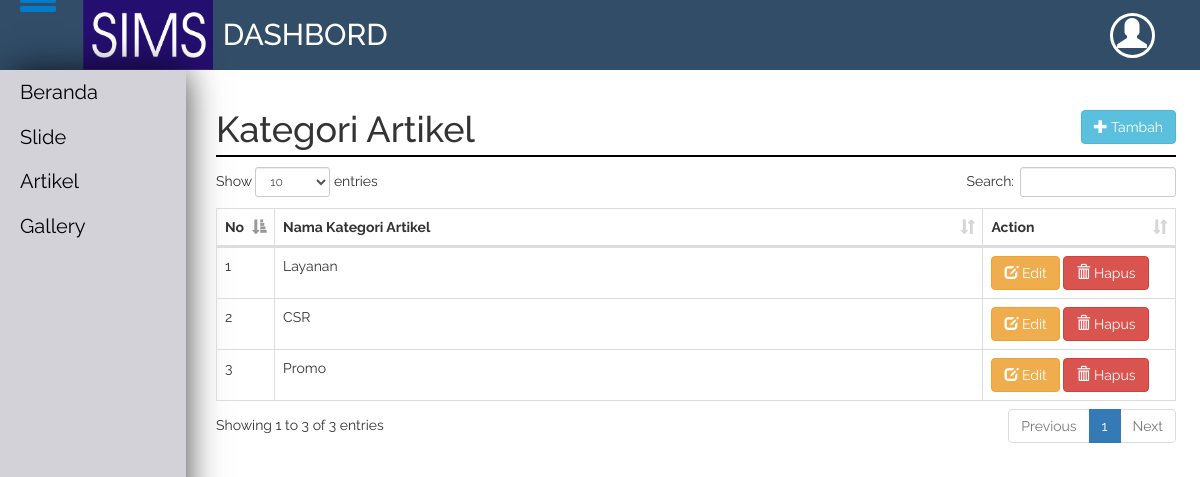
/admin/page/kategori_artikel, run on the app's committed database.
### tables this page shows
CREATE TABLE `kategori_artikel` (
  `id_kategori_artikel` varchar(100) NOT NULL,
  `nama_kategori_artikel` varchar(200) NOT NULL
);

### application/controllers/Admin.php (called while the page is built, shortened)
<?php
	class admin extends CI_Controller{
		function __construct(){
			$this->load->model('model_cleo');
		}
		function page(){
			$page = $this->uri->segment(3);
			$data['page']=$page;
			if($page == 'slide'){
				$data['tmp_slide']=$this->model_cleo->tmp_slide()->result();
				$this->load->view('index',$data);
			}else if($page == 'artikel'){
				$tmp_artikel = $this->db->query("SELECT * FROM artikel,kategori_artikel WHERE artikel.id_kategori_artikel = kategori_artikel.id_kategori_artikel");
				$data['tmp_artikel'] = $tmp_artikel->result();
				$this->load->view('index',$data);
			}else if($page == 'kategori_galery'){
				$data['tmp_kategori_galery']=$this->model_cleo->tmp_kategori_galery()->result();
				$this->load->view('index',$data);
			}else if($page == 'galery'){
				$tmp_galery = $this->db->query("SELECT * FROM galery,kategori_galery WHERE galery.id_kategori_galery = kategori_galery.id_kategori_galery");
				$data['tmp_galery'] = $tmp_galery->result();
				$this->load->view('index',$data);
			}else if($page == 'kategori_artikel'){
				$data['tmp_kategori_artikel'] = $this->model_cleo->tmp_kategori_artikel()->result();
				$this->load->view('index',$data);
			}else if($page == 'f_kategori_artikel'){
				$f_kategori_artikel = $this->uri->segment(4);
				if(empty($f_kategori_artikel)){
					$data['status'] = 'simpan';
					$data['value'] = 'Simpan';
					$data['judul'] = 'Input Data Kategori Artikel';
					$data['open'] = 'admin/simpan_kategori_artikel';
					$data['kode'] = $this->model_cleo->id_kategori_artikel();
				}else{
					$data['status'] = 'edit';
					$data['value'] = 'Edit';
					$data['judul'] = 'Edit Data Kategori Artikel';
					$data['open'] = 'admin/edit_kategori_artikel';
					$data['hsl'] = $this->model_cleo->qw("kategori_artikel","WHERE id_kategori_artikel = '$f_kategori_artikel'");
				}
				$this->load->view('index',$data);
			}else{
				$this->load->view('index',$data);
			}
		}
	}
 ?>

### index.php (called while the page is built, shortened)
<?php
require_once BASEPATH.'core/CodeIgniter.php';

### application/models/Model_cleo.php (called while the page is built, shortened)
<?php
	class model_cleo extends CI_Model{
		function tmp_kategori_artikel(){
			return $this->db->get('kategori_artikel');
		}
	}
 ?>

### application/views/content/kategori_artikel.php (the view, shortened to what this page needs)
<h1>Kategori artikel <button class="btn btn-info" id="btn-kanan" onclick="document.location='<?php echo site_url('admin/page/f_kategori_artikel'); ?>'"><span class="glyphicon glyphicon-plus"></span> Tambah</button></h1>
<div class="table-responsive">
	<table class="table table-bordered" id="table">
		<thead>
			<tr>
				<th style="width: 5%;">No</th>
				<th>Nama Kategori Artikel</th>
				<th style="width: 20%">Action</th>
			</tr>
		</thead>
		 <tbody>
		<?php
		$no = 0;
		foreach ($tmp_kategori_artikel as $data) { $no++;
		 ?>
		 	<tr>
		 		<td><?php echo $no; ?></td>
		 		<td><?php echo $data->nama_kategori_artikel; ?></td>
		 		<td>
		 		<a href="<?php echo site_url('admin/page/f_kategori_artikel') ?>/<?php echo $data->id_kategori_artikel ?>" class="btn btn-warning"><span class="glyphicon glyphicon-edit"></span> Edit</a>
				<a href="<?php echo site_url('admin/hapus_kategori_artikel') ?>/<?php echo $data->id_kategori_artikel ?>" class="btn btn-danger"><span class="glyphicon glyphicon-trash"></span> Hapus</a>
		 		</td>
		 	</tr>
		 <?php } ?>
		 </tbody>
	</table>
</div>

### data on the page
kategori_artikel: nama_kategori_artikel "Layanan"
kategori_artikel: nama_kategori_artikel "CSR"
kategori_artikel: nama_kategori_artikel "Promo"
